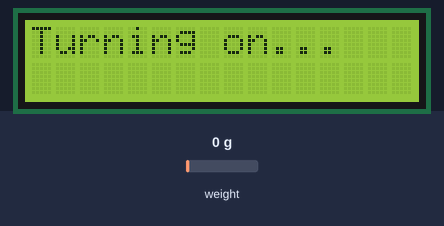
The sketch below on a simulated Arduino Uno, built with avr-gcc and run on an emulated ATmega328P. On the bench: 16×2 character LCD. The test bench sets the inputs (shaded band); at power-on: weight on the scale 0 g.

Above: at 2.3 s.
At 9.5 s:
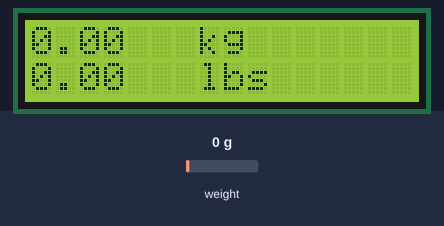
9.6 s: weight on the scale set to 100 g
At 12.8 s:
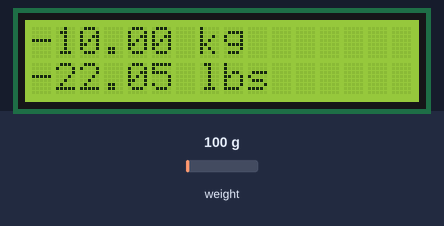
13.4 s: weight on the scale set to 1250 g
At 15.9 s:
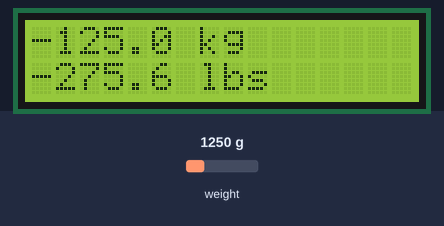
16.4 s: weight on the scale set to 2500 g
At 19.1 s:
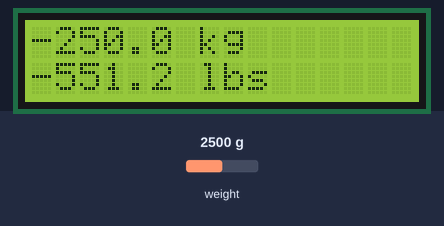
Timing chart, 0 to 20.6 s (numbered marks = the images above; inputs shaded):
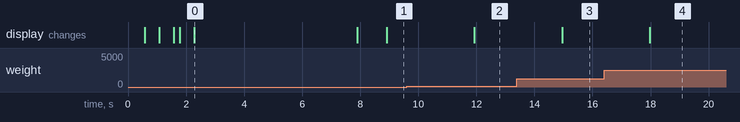

Measured:
- after the input at 9.6 s, the display: changes after 2.3 s (image 2)
- after the input at 13.4 s, the display: changes after 1.6 s (image 3)
- after the input at 16.4 s, the display: changes after 1.6 s (image 4)
- what the display in image 0 shows lasts 5.6 s, from 2.3 s to 7.9 s

The sketch:

Scale_and_display.ino
```cpp
// (licence header left out)
#include "HX711.h"
#include <Wire.h>    //for display
#include <LiquidCrystal_I2C.h>     //for display


// HX711 circuit wiring
const int LOADCELL_DOUT_PIN = 2;
const int LOADCELL_SCK_PIN = 3;

float current_weight;
float weight_kg;
float weight_lbs;
float KG_to_LBS_factor = 2.205;   //an approximation taken from the internet. Multiply kg by this factor to get pounds

HX711 scale;
LiquidCrystal_I2C lcd(0x27,2,1,0,4,5,6,7,3,POSITIVE);

void start_msg(){
  //Make simple text animation at startup just to have fun
  int delay_miliseconds = 500;
  lcd.setCursor(0,0);
  lcd.print("Turning on.");
  delay(delay_miliseconds);

  lcd.setCursor(11,0);
  lcd.print(".");
  delay(delay_miliseconds);

  lcd.setCursor(12,0);
  lcd.print(".");
  delay(delay_miliseconds);

  lcd.setCursor(11,0);
  lcd.print("  ");
  delay(200);

  lcd.setCursor(11,0);
  lcd.print(".");
  delay(delay_miliseconds);

  lcd.setCursor(12,0);
  lcd.print(".");
  delay(delay_miliseconds);

  //lcd.clear();
}
void setup() {
  lcd.begin(16,2);   //starting a 16x2 display (2 rows and 16 columns)
  lcd.clear();

  Serial.begin(38400);
  //lcd.print("HX711 Demo");

  //lcd.setCursor(0,0);
  //lcd.print("Starting Scale");
  //delay(2000);
  //lcd.clear();
  start_msg();

  // Initialize library with data output pin, clock input pin and gain factor.
  // Channel selection is made by passing the appropriate gain:
  // - With a gain factor of 64 or 128, channel A is selected
  // - With a gain factor of 32, channel B is selected
  // By omitting the gain factor parameter, the library
  // default "128" (Channel A) is used here.
  scale.begin(LOADCELL_DOUT_PIN, LOADCELL_SCK_PIN);

  //lcd.print(scale.read());			// print a raw reading from the ADC
  scale.read();

  //lcd.print(scale.read_average(20));  	// print the average of 20 readings from the ADC
  scale.read_average(20);

  //lcd.print("get value: \t\t");setting up the scale
  //lcd.print(scale.get_value(5));		// print the average of 5 readings from the ADC minus the tare weight (not set yet)
  scale.get_value(5);
  //lcd.print(scale.get_units(5), 1);	// print the average of 5 readings from the ADC minus tare weight (not set) divided
						// by the SCALE parameter (not set yet)
  scale.get_units(5);

  scale.set_scale(2280.f);                      // this value is obtained by calibrating the scale with known weights; see the README for details
  scale.tare();				        // reset the scale to 0

  //lcd.print(scale.read());                 // print a raw reading from the ADC

  //lcd.print(scale.read_average(20));       // print the average of 20 readings from the ADC

  //lcd.print(scale.get_value(5));		// print the average of 5 readings from the ADC minus the tare weight, set with tare()

  //lcd.print(scale.get_units(10));        // print the average of 5 readings from the ADC minus tare weight, divided
						// by the SCALE parameter set with set_scale
  scale.get_units(10);
  lcd.clear();
}

void loop() {
  current_weight = (scale.get_units(10) / 10) * -1;   //result is in kg. Divide by 10 because it is one order of magnitude higher. Multiply by -1 because results are giving negative for some reason
  weight_lbs = current_weight * KG_to_LBS_factor;

  lcd.setCursor(0,0);   //set cursor at column zero and row zero on display (top left for a 16x2 display)
  lcd.print(current_weight);
  lcd.setCursor(6,0);
  lcd.print(" kg");

  lcd.setCursor(0,1);   //set cursors at column zero and row 1 on display (bottom left for a 16x2 display)
  lcd.print(weight_lbs);
  lcd.setCursor(6,1);
  lcd.print(" lbs");

  scale.power_down();			        // put the ADC in sleep mode
  delay(2000);
  scale.power_up();
  //lcd.clear();
}
```
